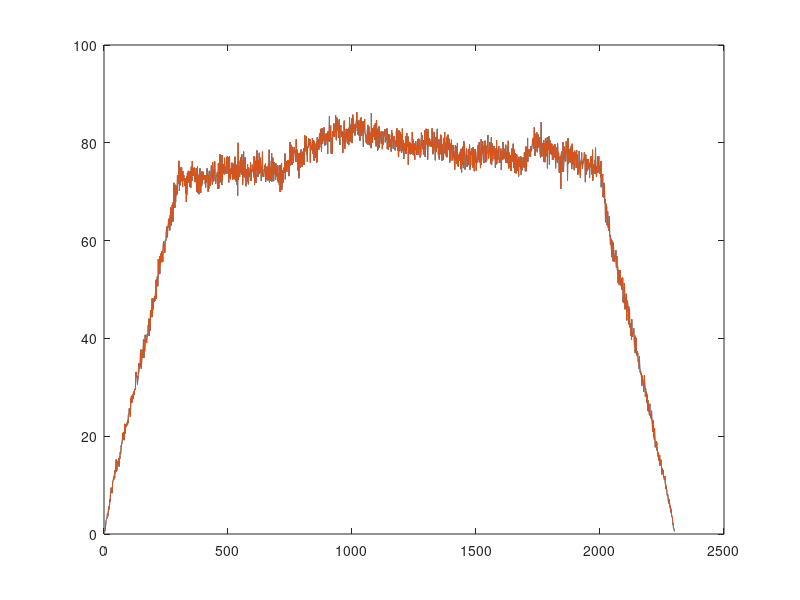
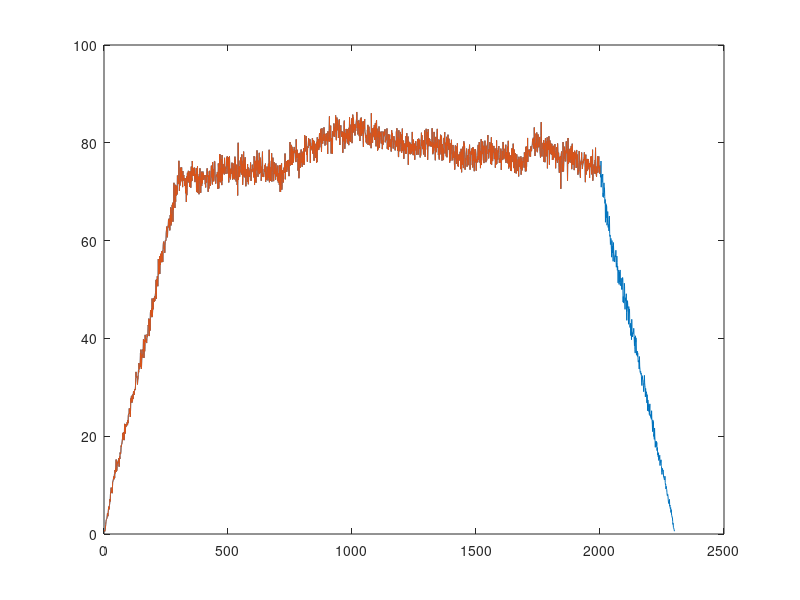
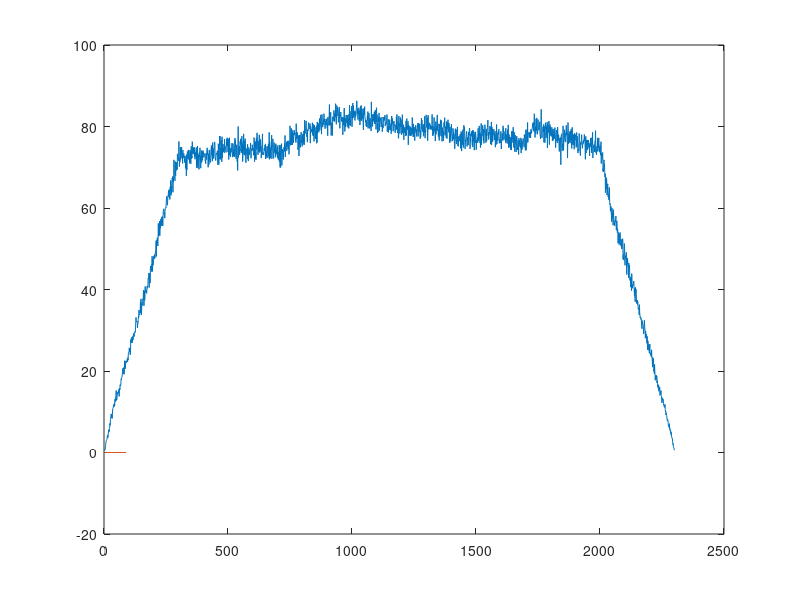
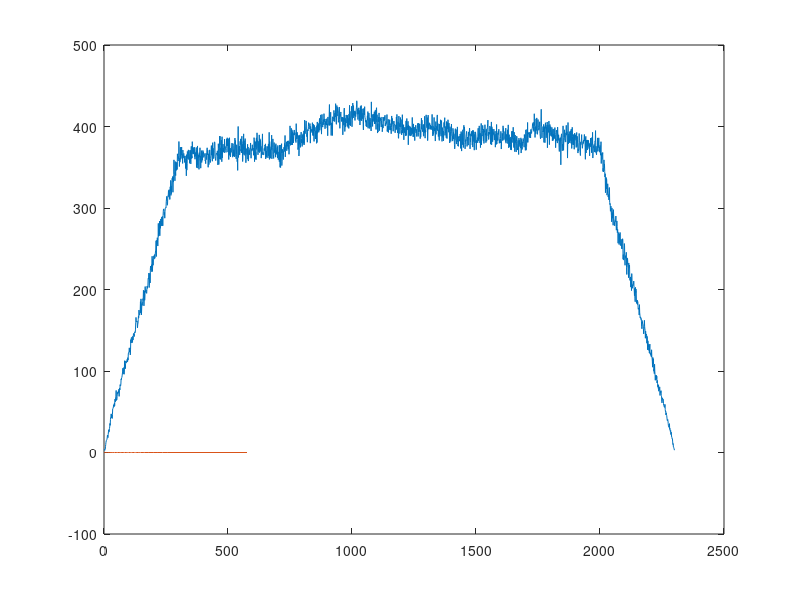

The MATLAB source for these figures, in order:
close all
clear all
clc

Nx = 2000;
M = 301;
L = 16;
x = rand(1, 2000);
h = rand(1, M);
y = zeros(1, Nx + M - 1);
N = M + L - 1;
y_actual = conv(x, h);

position = 0;
while position + L <= Nx
    y (position + (1:N)) = y(position + (1:N)) + conv(x(position + (1:L)), h);
    position = position + L;
end
% figure; plot(x)
% figure; plot(h)
figure; plot(y_actual)
hold on; plot(y)

%% Real-time
position = 0;
z = zeros(1, N);
out = [];
while position + L <= Nx 
    z = [z(L+1:end), zeros(1, L)] + conv(x(position + (1:L)), h);
    out = [out, z(1:L)];
    position = position + L;  
end
figure; 
plot(y_actual);hold on; plot(out)

%% Real time with circular convolution
position = 0;
N = 2^(ceil(log2(L + M)));
z = zeros(1, N);
H = fft(h, N);
out = [];
while position + L <= Nx 
    X = fft(x(position+(1:L)), N);
    z = [z(L+1:end), zeros(1, L)] + ifft(X.*H, N);
    out = [out, z(1:L)];
    position = position + L;  
end
figure; 
plot(y_actual);hold on; plot(out)
% figure;plot(out)

%% With Overlap
% position = 0;
% N = 2^(ceil(log2(L + M)));
% z = zeros(1, N);
% H = fft(h, N);
% out = [];
% while position + L <= Nx 
%     X = fft(x(position+(1:L)), N);
%     z = [z(L+1:end), zeros(1, L)] + ifft(X.*H, N);
%     out = [out, z(1:L)];
%     position = position + L/2;  
% end
% figure; 
% plot(y_actual);hold on; plot(out)
% figure;plot(out)

%% Check overlap
% 
position = 0;
win = hamming(L, 'periodic')';
hop = L/2;
z = zeros(1, N);
prev_recording = zeros(1, L);
prev_out = zeros(1, L);
H = fft(h, N);
COLA_const = sum(win(1:L/2) + win(L/2+1:end))/(L/2);
out = zeros(1, L/2);
out_1 = [];
while position + L <= Nx
   rec = x(position + (1:L)).*win;
   recording = prev_recording(L/2+1:end) + rec(1:L/2);
   prev_recording = rec;
   out_1 = [out_1, recording/COLA_const];
   X = fft(rec, N);
   z = [z(L+1:end), zeros(1, L)] + ifft(X.*H, N);
   overlapped_out = prev_out(L/2+1:end) + z(1:L/2);
   out = [out, overlapped_out/COLA_const];
   prev_out = out(end-L+1:end);
   position = position + L/2; 
end

figure;plot(y_actual*5)  
hold on; plot(out)
% 
% 
% 
% %% Windowing
% h1 = hamming(256);
